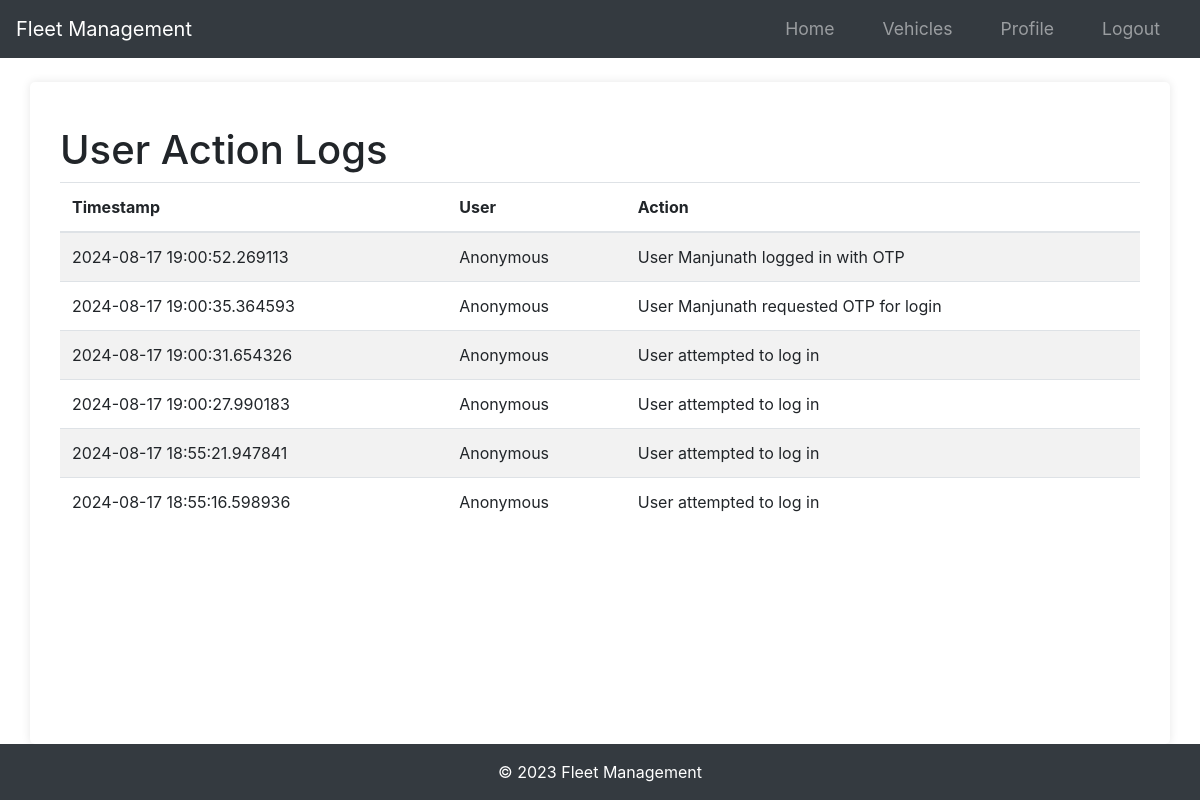
The page /logs (signed in) on the database as committed earlier.
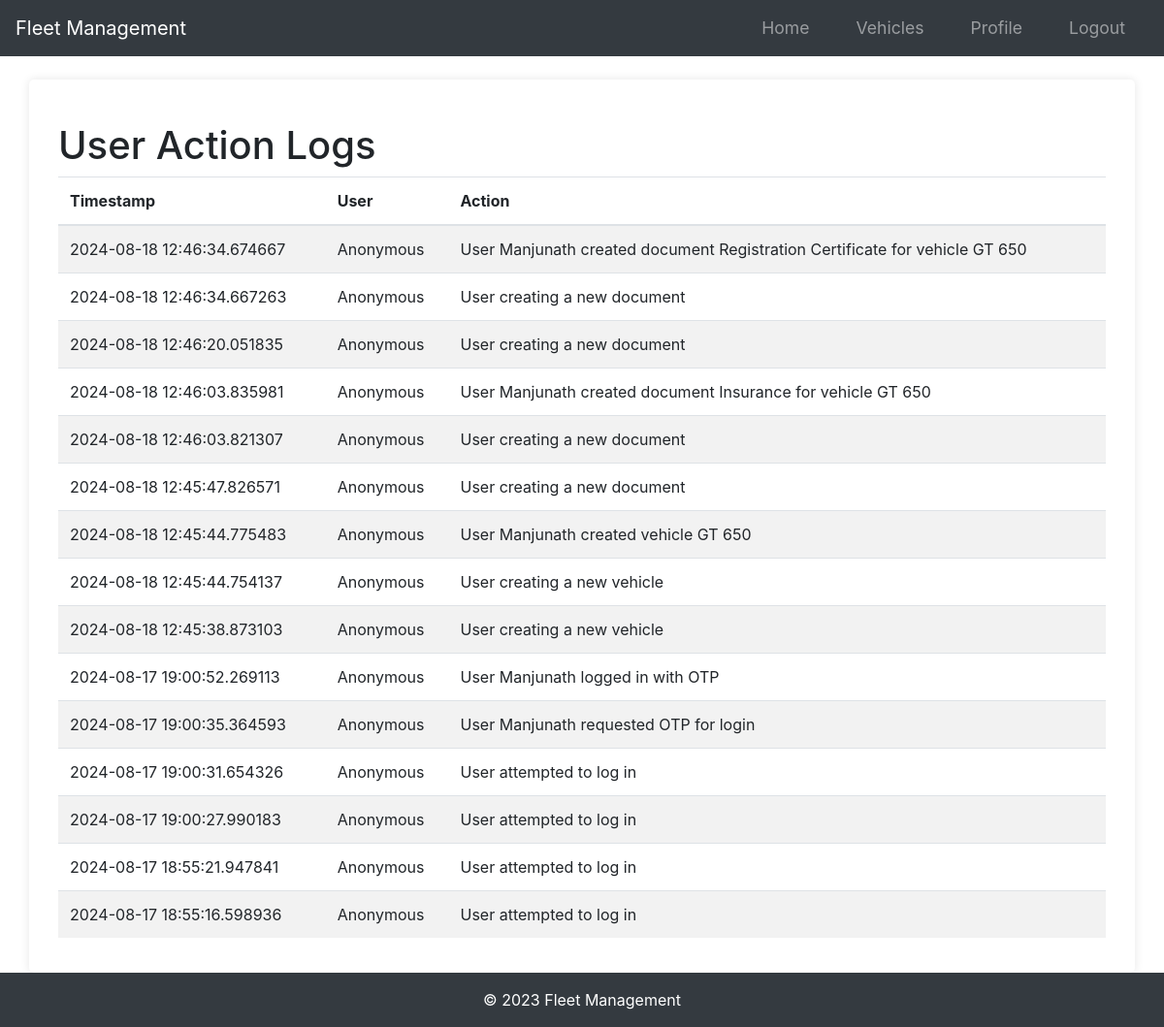
The same page on the database as committed later.
### app/models.py (models this page shows, shortened)
class Log(db.Model):
    id = db.Column(db.Integer, primary_key=True)
    user_id = db.Column(db.Integer, db.ForeignKey("user.id"), nullable=True)
    action = db.Column(db.String(255), nullable=False)
    timestamp = db.Column(db.DateTime, default=datetime.utcnow, nullable=False)

### app/routes.py (the view)
@main.route("/logs")
@login_required  # Ensure only logged-in users can see this
def view_logs():
    logs = Log.query.order_by(Log.timestamp.desc()).all()
    return render_template("view_logs.html", logs=logs)

### app/__init__.py (called while the page is built)
def create_app(config_class=Config):
    app = Flask(__name__)
    app.config.from_object(config_class)
    db.init_app(app)
    bcrypt.init_app(app)
    login_manager.init_app(app)
    mail.init_app(app)
    migrate.init_app(app, db)
    login_manager.login_view = "main.login"
    login_manager.login_message_category = "info"
    from app.models import User
    @login_manager.user_loader
    def load_user(user_id):
        return User.query.get(int(user_id))
    from app.routes import main as main_blueprint
    app.register_blueprint(main_blueprint)
    scheduler = BackgroundScheduler()
    scheduler.add_job(check_document_expirations, "interval", hours=24)
    scheduler.start()
    return app

### app/templates/view_logs.html (shortened to what this page needs)
{% extends "base.html" %}
{% block content %}
<div class="container">
    <h1 class="mt-4">User Action Logs</h1>
    <table class="table table-striped">
        <thead>
            <tr>
                <th scope="col">Timestamp</th>
                <th scope="col">User</th>
                <th scope="col">Action</th>
            </tr>
        </thead>
        <tbody>
            {% for log in logs %}
            <tr>
                <td>{{ log.timestamp }}</td>
                <td>{{ log.user.username if log.user else "Anonymous" }}</td>
                <td>{{ log.action }}</td>
            </tr>
            {% endfor %}
        </tbody>
    </table>
</div>
{% endblock %}

### app/templates/base.html (shortened to what this page needs)
<!DOCTYPE html>
<html lang="en">
<head>
    <link rel="stylesheet" href="{{ url_for('static', filename='styles.css') }}">
    <link rel="stylesheet" href="https://stackpath.bootstrapcdn.com/bootstrap/4.5.2/css/bootstrap.min.css">
    <link rel="stylesheet" href="https://cdnjs.cloudflare.com/ajax/libs/font-awesome/5.15.3/css/all.min.css">
</head>
<body>
    <nav class="navbar navbar-expand-lg navbar-dark bg-dark">
        <a class="navbar-brand" href="{{ url_for('main.index') }}">Fleet Management</a>
        <div class="collapse navbar-collapse" id="navbarNav">
            <ul class="navbar-nav ml-auto">
                {% if current_user.is_authenticated %}
                    <li class="nav-item">
                        <a class="nav-link" href="{{ url_for('main.home') }}">Home</a>
                    </li>
                    <li class="nav-item">
                        <a class="nav-link" href="{{ url_for('main.list_vehicles') }}">Vehicles</a>
                    </li>
                    <li class="nav-item">
                        <a class="nav-link" href="{{ url_for('main.profile') }}">Profile</a>
                    </li>
                    <li class="nav-item">
                        <a class="nav-link" href="{{ url_for('main.logout') }}">Logout</a>
                    </li>
                {% endif %}
            </ul>
        </div>
    </nav>
    <main class="main-content container mt-4">
        {% block content %}{% endblock %}
    </main>
    <footer class="footer mt-auto py-3 bg-dark">
        <div class="container text-center text-white">
            <span>&copy; 2023 Fleet Management</span>
        </div>
    </footer>
</body>
</html>

### app/static/styles.css (style rules this page uses)
body { font-family: Arial, sans-serif; margin: 0; padding: 0; background-color: #f4f4f4; }
.container { width: 80%; margin: 0 auto; }
nav ul { list-style-type: none; padding: 0; }
nav ul li { display: inline; margin: 0 15px; }
nav ul li a { color: #fff; text-decoration: none; font-size: 1.1em; }
main { padding: 20px; background-color: #fff; border-radius: 5px; box-shadow: 0 0 10px rgba(0,0,0,0.1); }
body { font-family: Arial, sans-serif; margin: 0; padding: 0; }
nav ul { list-style: none; padding: 0; }
nav ul li { display: inline; margin: 0 1rem; }
nav ul li a { color: #fff; text-decoration: none; }

### app/templates/base.html (style rules this page uses)
html, body { height: 100%; margin: 0; display: flex; flex-direction: column; }
.container { flex: 1; }
.footer { background-color: #343a40; color: white; }
.main-content { flex: 1; }

Rows that differ between the two databases and show on the page:
added Log: timestamp "2024-08-18 12:46:34.674667", user "Anonymous", action "User Manjunath created document Registration Certificate for vehicle GT 650"
added Log: timestamp "2024-08-18 12:46:34.667263", user "Anonymous", action "User creating a new document"
added Log: timestamp "2024-08-18 12:46:20.051835", user "Anonymous", action "User creating a new document"
added Log: timestamp "2024-08-18 12:46:03.835981", user "Anonymous", action "User Manjunath created document Insurance for vehicle GT 650"
added Log: timestamp "2024-08-18 12:46:03.821307", user "Anonymous", action "User creating a new document"
added Log: timestamp "2024-08-18 12:45:47.826571", user "Anonymous", action "User creating a new document"
added Log: timestamp "2024-08-18 12:45:44.775483", user "Anonymous", action "User Manjunath created vehicle GT 650"
added Log: timestamp "2024-08-18 12:45:44.754137", user "Anonymous", action "User creating a new vehicle"
added Log: timestamp "2024-08-18 12:45:38.873103", user "Anonymous", action "User creating a new vehicle"
